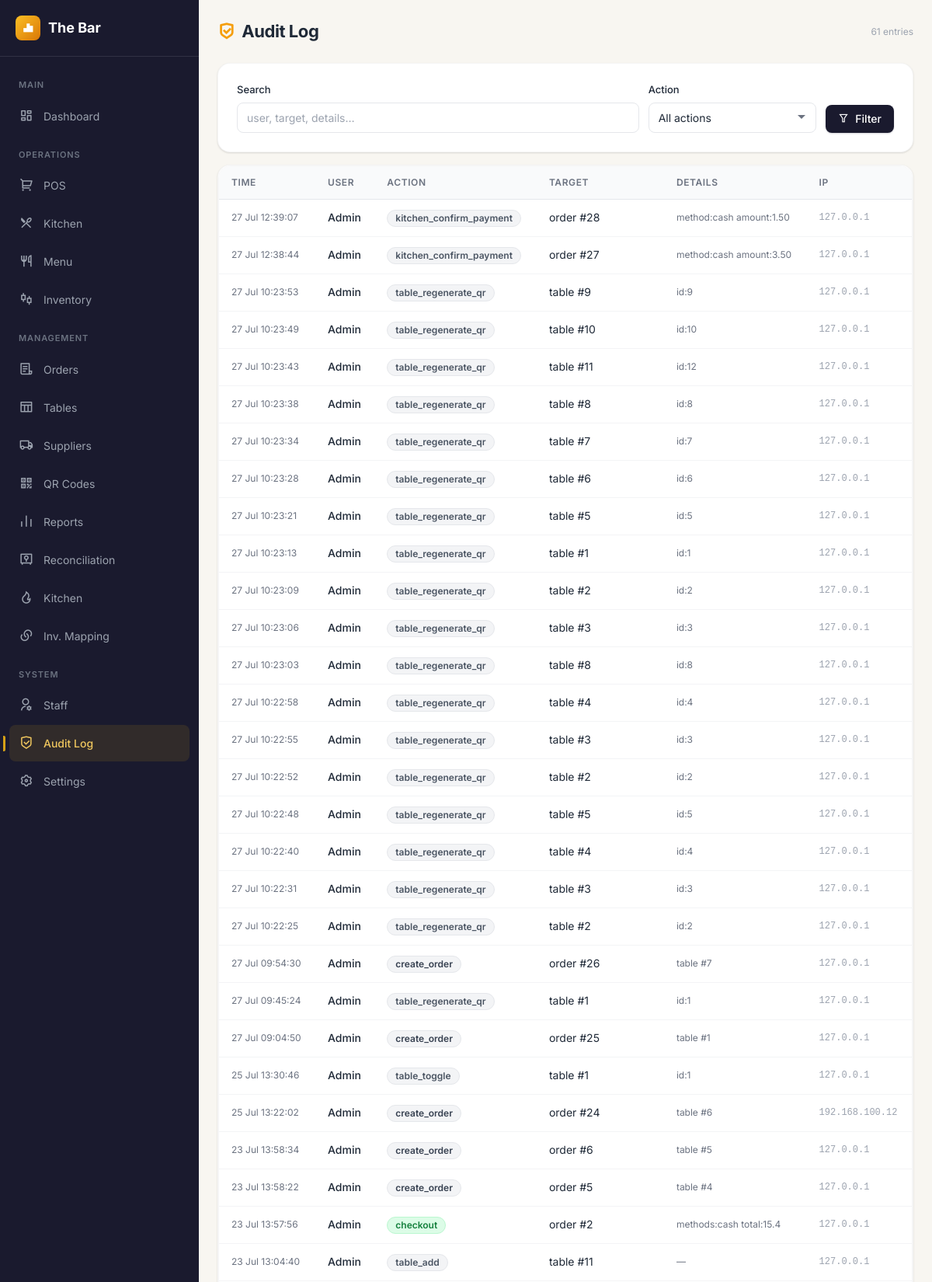
Page /pages/audit-log.php (signed in, upper part) on the committed database.
### tables this page shows
CREATE TABLE IF NOT EXISTS bar_audit_log (
    id         INT UNSIGNED AUTO_INCREMENT PRIMARY KEY,
    user_id    INT UNSIGNED DEFAULT NULL,
    user_name  VARCHAR(100) NOT NULL DEFAULT '',
    action     VARCHAR(80)  NOT NULL,
    target     VARCHAR(200) NOT NULL DEFAULT '',
    details    TEXT,
    ip         VARCHAR(45)  NOT NULL DEFAULT '',
    created_at TIMESTAMP    DEFAULT CURRENT_TIMESTAMP,
    INDEX idx_action     (action),
    INDEX idx_created_at (created_at)
);

### includes/db.php (called while the page is built, shortened)
<?php
function db(): PDO {
    static $pdo = null;
    if ($pdo === null) {
        $config = require __DIR__ . '/../config/database.php';
        try {
            $dsn = "mysql:host={$config['host']};dbname={$config['dbname']};charset={$config['charset']}";
            $pdo = new PDO($dsn, $config['username'], $config['password'], [
                PDO::ATTR_ERRMODE            => PDO::ERRMODE_EXCEPTION,
                PDO::ATTR_DEFAULT_FETCH_MODE => PDO::FETCH_ASSOC,
                PDO::ATTR_EMULATE_PREPARES   => false,
            ]);
        } catch (PDOException $e) {
            die('Database connection failed: ' . $e->getMessage());
        }
    }
    return $pdo;
}

### includes/functions.php (called while the page is built, shortened)
<?php
require_once __DIR__ . '/db.php';
function e($value): string {
    return htmlspecialchars((string)$value, ENT_QUOTES, 'UTF-8');
}

### pages/audit-log.php (the view, shortened to what this page needs)
<?php
require_once __DIR__ . '/../includes/functions.php';
if (!defined('BAR_HEADER_LOADED')) { $_standalone = true; require __DIR__ . '/../includes/header.php'; } else { $_standalone = false; }
$page    = max(1, (int)($_GET['page'] ?? 1));
$perPage = 50;
$offset  = ($page - 1) * $perPage;
$search  = trim($_GET['q'] ?? '');
$where  = [];
$params = [];
$whereClause = $where ? 'WHERE ' . implode(' AND ', $where) : '';
$countStmt = db()->prepare("SELECT COUNT(*) FROM bar_audit_log {$whereClause}");
$countStmt->execute($params);
$total = (int)$countStmt->fetchColumn();
$logStmt = db()->prepare("
    SELECT * FROM bar_audit_log
    {$whereClause}
    ORDER BY created_at DESC
    LIMIT {$perPage} OFFSET {$offset}
");
$logStmt->execute($params);
$logs = $logStmt->fetchAll();
$actionColors = [
    'checkout'       => 'bg-green-100 text-green-700 border-green-200',
    'void_order'     => 'bg-red-100 text-red-700 border-red-200',
    'refund'         => 'bg-orange-100 text-orange-700 border-orange-200',
    'stock_adjust'   => 'bg-blue-100 text-blue-700 border-blue-200',
    'apply_discount' => 'bg-purple-100 text-purple-700 border-purple-200',
    'shift_open'     => 'bg-teal-100 text-teal-700 border-teal-200',
    'shift_close'    => 'bg-teal-100 text-teal-700 border-teal-200',
    'accept_order'   => 'bg-amber-100 text-amber-700 border-amber-200',
    'create_order'   => 'bg-gray-100 text-gray-700 border-gray-200',
    'menu_add_item'  => 'bg-indigo-100 text-indigo-700 border-indigo-200',
    'menu_edit_item' => 'bg-indigo-100 text-indigo-700 border-indigo-200',
];
?>
<div class="p-4 md:p-6">
    <div class="page-header">
        <h2 class="page-title"><i class="ri-shield-check-line text-amber-500 mr-1"></i> Audit Log</h2>
        <span class="text-xs text-gray-400"><?= number_format($total) ?> entries</span>
    </div>
    <form method="GET" class="card mb-4 flex flex-wrap gap-3 items-end">
        <div class="flex-1 min-w-[180px]">
            <label class="form-label">Search</label>
            <input type="text" name="q" value="<?= e($search) ?>" class="form-input" placeholder="user, target, details…">
        </div>
        <div>
            <label class="form-label">Action</label>
            <select name="action_filter" class="form-select">
                <option value="">All actions</option>
            </select>
        </div>
        <div class="flex gap-2">
            <button type="submit" class="btn btn-primary"><i class="ri-filter-line"></i> Filter</button>
        </div>
    </form>
    <div class="card p-0">
        <?php if (empty($logs)): ?>
        <div class="empty-state p-8">
            <i class="ri-shield-check-line"></i>
            <p class="font-medium text-gray-700">No audit entries found</p>
        </div>
        <?php else: ?>
        <div class="table-wrap">
            <table>
                <thead>
                    <tr><th>Time</th><th>User</th><th>Action</th><th>Target</th><th>Details</th><th>IP</th></tr>
                </thead>
                <tbody>
                    <?php foreach ($logs as $log):
                        $color = $actionColors[$log['action']] ?? 'bg-gray-100 text-gray-600 border-gray-200';
                    ?>
                    <tr>
                        <td class="text-xs text-gray-500 whitespace-nowrap">
                            <?= date('d M H:i:s', strtotime($log['created_at'])) ?>
                        </td>
                        <td class="font-medium text-sm"><?= e($log['user_name'] ?: '—') ?></td>
                        <td>
                            <span class="badge border <?= $color ?> text-xs whitespace-nowrap">
                                <?= e($log['action']) ?>
                            </span>
                        </td>
                        <td class="text-sm"><?= e($log['target'] ?: '—') ?></td>
                        <td class="text-xs text-gray-500 max-w-xs truncate" title="<?= e($log['details']) ?>">
                            <?= e($log['details'] ?: '—') ?>
                        </td>
                        <td class="text-xs text-gray-400 font-mono"><?= e($log['ip'] ?: '—') ?></td>
                    </tr>
                    <?php endforeach; ?>
                </tbody>
            </table>
        </div>
        <?php endif; ?>
    </div>
</div>
<?php if (!empty($_standalone)) require __DIR__ . '/../includes/footer.php'; ?>

### public/css/style.css (style rules this page uses)
:root { --primary: #1a1a2e; --primary-light: #16213e; --accent: #d4a017; --accent-light: #f0c75e; --accent-dark: #b8860b; --success: #059669; --danger: #dc2626; --info: #2563eb; --warn: #d97706; --surface: #ffffff; --bg: #f8f6f1; --text: #1f2937; --text-muted: #6b7280; --border: #e5e7eb; --radius: 0.75rem; --radius-lg: 1rem; --shadow-sm: 0 1px 2px rgba(0,0,0,0.05); --shadow: 0 1px 3px rgba(0,0,0,0.08), 0 1px 2px rgba(0,0,0,0.06); --shadow-md: 0 4px 6px -1px rgba(0,0,0,0.07), 0 2px 4px -1px rgba(0,0,0,0.04); --shadow-lg: 0 10px 25px -3px rgba(0,0,0,0.08), 0 4px 10px -2px rgba(0,0,0,0.04); --transition: 0.2s cubic-bezier(0.4, 0, 0.2, 1); }
body { font-family: 'Inter Variable', -apple-system, BlinkMacSystemFont, 'Segoe UI', Roboto, sans-serif; color: var(--text); background: var(--bg); -webkit-font-smoothing: antialiased; }
.btn { display: inline-flex; align-items: center; justify-content: center; gap: 0.5rem; padding: 0.5rem 1rem; border-radius: 0.5rem; border: none; cursor: pointer; font-size: 0.875rem; font-weight: 500; transition: all var(--transition); text-decoration: none; line-height: 1.4; }
.btn-primary { background: var(--primary); color: white; box-shadow: 0 1px 2px rgba(26,26,46,0.2); }
.card { background: var(--surface); border-radius: var(--radius-lg); box-shadow: var(--shadow); padding: 1.5rem; border: 1px solid rgba(0,0,0,0.04); }
.table-wrap { overflow-x: auto; border-radius: var(--radius-lg); border: 1px solid rgba(0,0,0,0.04); }
table { width: 100%; border-collapse: collapse; }
thead { background: #f9fafb; }
th { text-align: left; padding: 0.75rem 1rem; font-weight: 600; color: var(--text-muted); font-size: 0.75rem; text-transform: uppercase; letter-spacing: 0.05em; border-bottom: 1px solid var(--border); }
td { padding: 0.75rem 1rem; border-bottom: 1px solid #f3f4f6; font-size: 0.875rem; }
tbody tr { transition: background var(--transition); }
.badge { display: inline-flex; align-items: center; padding: 0.125rem 0.625rem; border-radius: 9999px; font-size: 0.75rem; font-weight: 600; gap: 0.25rem; }
.form-label { display: block; font-size: 0.8125rem; font-weight: 500; color: var(--text); margin-bottom: 0.375rem; }
.form-input, .form-select, .form-textarea { width: 100%; padding: 0.5rem 0.75rem; border: 1px solid var(--border); border-radius: 0.5rem; outline: none; font-size: 0.875rem; transition: all var(--transition); background: var(--surface); color: var(--text); }
.form-input::placeholder { color: #9ca3af; }
.form-select { appearance: none; background-repeat: no-repeat; background-position: right 0.75rem center; padding-right: 2rem; }
.page-header { display: flex; align-items: center; justify-content: space-between; margin-bottom: 1.5rem; flex-wrap: wrap; gap: 0.75rem; }
.page-title { font-size: 1.375rem; font-weight: 700; letter-spacing: -0.02em; }
.gap-2 { gap: 0.5rem; }
.gap-3 { gap: 0.75rem; }

### rows in the picture
bar_audit_log: created_at "27 Jul 12:39:07", user_name "Admin", action "kitchen_confirm_payment", target "order #28", details "method:cash amount:1.50", ip "127.0.0.1"
bar_audit_log: created_at "27 Jul 12:38:44", user_name "Admin", action "kitchen_confirm_payment", target "order #27", details "method:cash amount:3.50", ip "127.0.0.1"
bar_audit_log: created_at "27 Jul 10:23:53", user_name "Admin", action "table_regenerate_qr", target "table #9", details "id:9", ip "127.0.0.1"
bar_audit_log: created_at "27 Jul 10:23:49", user_name "Admin", action "table_regenerate_qr", target "table #10", details "id:10", ip "127.0.0.1"
bar_audit_log: created_at "27 Jul 10:23:43", user_name "Admin", action "table_regenerate_qr", target "table #11", details "id:12", ip "127.0.0.1"
bar_audit_log: created_at "27 Jul 10:23:38", user_name "Admin", action "table_regenerate_qr", target "table #8", details "id:8", ip "127.0.0.1"
bar_audit_log: created_at "27 Jul 10:23:34", user_name "Admin", action "table_regenerate_qr", target "table #7", details "id:7", ip "127.0.0.1"
bar_audit_log: created_at "27 Jul 10:23:28", user_name "Admin", action "table_regenerate_qr", target "table #6", details "id:6", ip "127.0.0.1"
bar_audit_log: created_at "27 Jul 10:23:21", user_name "Admin", action "table_regenerate_qr", target "table #5", details "id:5", ip "127.0.0.1"
bar_audit_log: created_at "27 Jul 10:23:13", user_name "Admin", action "table_regenerate_qr", target "table #1", details "id:1", ip "127.0.0.1"
bar_audit_log: created_at "27 Jul 10:23:09", user_name "Admin", action "table_regenerate_qr", target "table #2", details "id:2", ip "127.0.0.1"
bar_audit_log: created_at "27 Jul 10:23:06", user_name "Admin", action "table_regenerate_qr", target "table #3", details "id:3", ip "127.0.0.1"
bar_audit_log: created_at "27 Jul 10:23:03", user_name "Admin", action "table_regenerate_qr", target "table #8", details "id:8", ip "127.0.0.1"
bar_audit_log: created_at "27 Jul 10:22:58", user_name "Admin", action "table_regenerate_qr", target "table #4", details "id:4", ip "127.0.0.1"
bar_audit_log: created_at "27 Jul 10:22:55", user_name "Admin", action "table_regenerate_qr", target "table #3", details "id:3", ip "127.0.0.1"
bar_audit_log: created_at "27 Jul 10:22:52", user_name "Admin", action "table_regenerate_qr", target "table #2", details "id:2", ip "127.0.0.1"
bar_audit_log: created_at "27 Jul 10:22:48", user_name "Admin", action "table_regenerate_qr", target "table #5", details "id:5", ip "127.0.0.1"
bar_audit_log: created_at "27 Jul 10:22:40", user_name "Admin", action "table_regenerate_qr", target "table #4", details "id:4", ip "127.0.0.1"
bar_audit_log: created_at "27 Jul 10:22:31", user_name "Admin", action "table_regenerate_qr", target "table #3", details "id:3", ip "127.0.0.1"
bar_audit_log: created_at "27 Jul 10:22:25", user_name "Admin", action "table_regenerate_qr", target "table #2", details "id:2", ip "127.0.0.1"
bar_audit_log: created_at "27 Jul 09:54:30", user_name "Admin", action "create_order", target "order #26", details "table #7", ip "127.0.0.1"
bar_audit_log: created_at "27 Jul 09:45:24", user_name "Admin", action "table_regenerate_qr", target "table #1", details "id:1", ip "127.0.0.1"
bar_audit_log: created_at "27 Jul 09:04:50", user_name "Admin", action "create_order", target "order #25", details "table #1", ip "127.0.0.1"
bar_audit_log: created_at "25 Jul 13:30:46", user_name "Admin", action "table_toggle", target "table #1", details "id:1", ip "127.0.0.1"
bar_audit_log: created_at "25 Jul 13:22:02", user_name "Admin", action "create_order", target "order #24", details "table #6", ip "192.168.100.12"
bar_audit_log: created_at "23 Jul 13:58:34", user_name "Admin", action "create_order", target "order #6", details "table #5", ip "127.0.0.1"
bar_audit_log: created_at "23 Jul 13:58:22", user_name "Admin", action "create_order", target "order #5", details "table #4", ip "127.0.0.1"
bar_audit_log: created_at "23 Jul 13:57:56", user_name "Admin", action "checkout", target "order #2", details "methods:cash total:15.4", ip "127.0.0.1"
bar_audit_log: created_at "23 Jul 13:04:40", user_name "Admin", action "table_add", target "table #11", details "—", ip "127.0.0.1"

### other values in the picture
getSetting('bar_name', 'The Bar') "The Bar"
$total "61"
